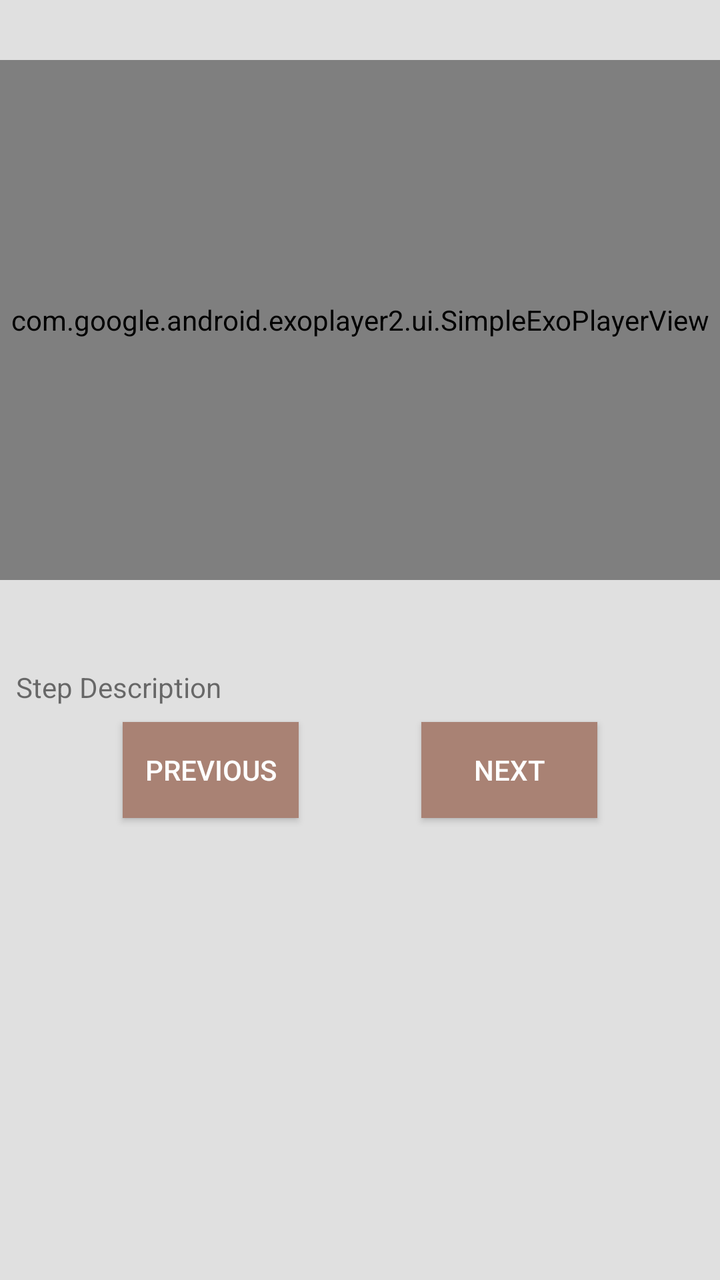
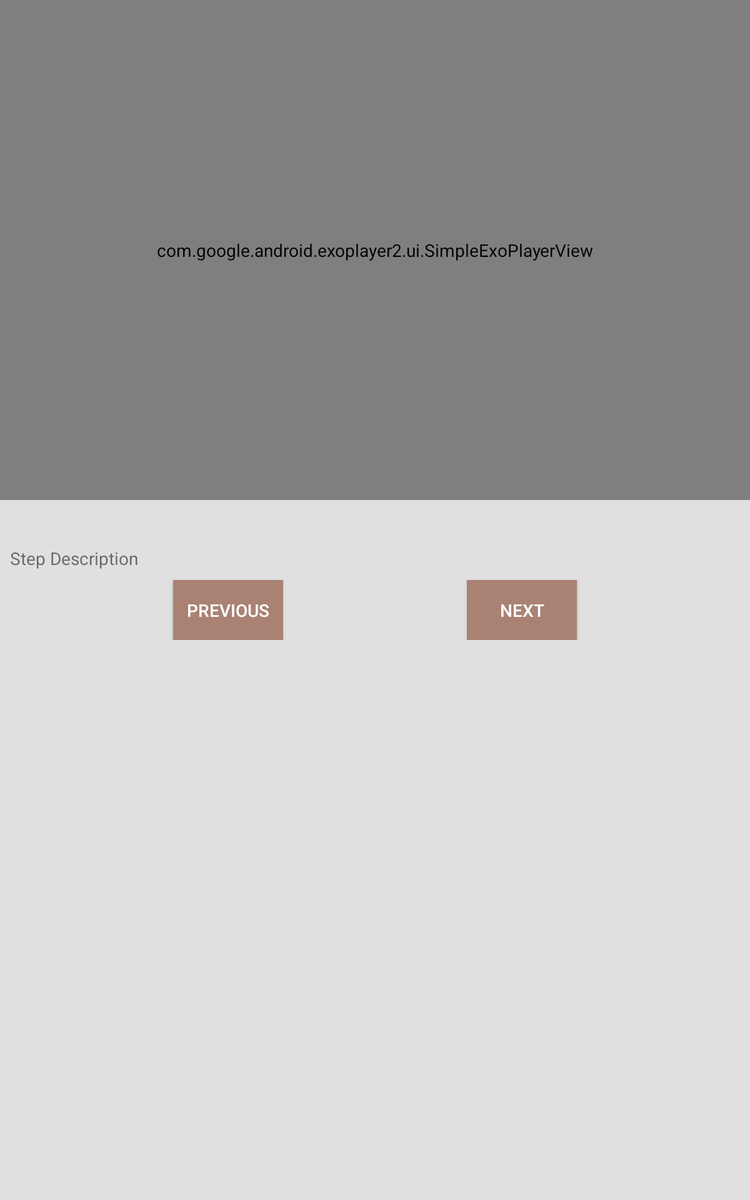

Two renders of one Android screen. The first uses the default layout on a phone; the second uses the alternative layout the repository ships for a different screen configuration, on a matching device. The two XML files are below.
<!-- AndroidManifest.xml: application theme AppTheme -->
<!-- res/layout/fragment_step_detail.xml -->
<?xml version="1.0" encoding="utf-8"?>
<android.support.constraint.ConstraintLayout xmlns:android="http://schemas.android.com/apk/res/android"
    xmlns:app="http://schemas.android.com/apk/res-auto"
    xmlns:tools="http://schemas.android.com/tools"
    android:layout_width="match_parent"
    android:layout_height="match_parent"

    tools:context="com.keyeswest.bake_v2.activities.StepDetailActivity">


    <com.google.android.exoplayer2.ui.SimpleExoPlayerView
        android:id="@+id/video_view"
        android:layout_width="match_parent"
        android:layout_height="260dp"
        android:background="@color/backgroundColor"
        app:layout_constraintBottom_toTopOf="@+id/horizontalHalf"
        app:layout_constraintEnd_toEndOf="parent"
        app:layout_constraintStart_toStartOf="parent"
        app:layout_constraintTop_toTopOf="parent" />

    <android.support.constraint.Guideline
        android:id="@+id/horizontalHalf"
        android:layout_width="wrap_content"
        android:layout_height="wrap_content"
        android:orientation="horizontal"
        app:layout_constraintGuide_percent="0.5"
        tools:layout_editor_absoluteX="0dp"
        tools:layout_editor_absoluteY="256dp" />



    <TextView
        android:id="@+id/step_description_tv"
        android:layout_width="0dp"
        android:layout_height="wrap_content"
        android:layout_marginEnd="@dimen/activity_margin_half"
        android:layout_marginStart="@dimen/activity_margin_half"
        android:layout_marginTop="10dp"
        android:paddingTop="@dimen/activity_margin_quarter"

        app:layout_constraintEnd_toEndOf="parent"
        app:layout_constraintStart_toStartOf="parent"
        app:layout_constraintTop_toBottomOf="@+id/horizontalHalf"
        tools:text="Step Description" />

    <Button
        android:id="@+id/prev_button"
        android:layout_width="wrap_content"
        android:layout_height="wrap_content"
        android:text="@string/previous"
        android:visibility="visible"
        style="@style/ButtonStyle"
        app:layout_constraintBaseline_toBaselineOf="@+id/next_button"
        app:layout_constraintEnd_toStartOf="@+id/next_button"
        app:layout_constraintHorizontal_bias="0.5"
        app:layout_constraintStart_toStartOf="parent" />

    <Button
        android:id="@+id/next_button"
        android:layout_marginTop="@dimen/activity_margin_half"
        android:layout_width="wrap_content"
        android:layout_height="wrap_content"
        android:text="@string/next"
        style="@style/ButtonStyle"
        android:visibility="visible"
        app:layout_constraintEnd_toEndOf="parent"
        app:layout_constraintHorizontal_bias="0.5"
        app:layout_constraintStart_toEndOf="@+id/prev_button"
        app:layout_constraintTop_toBottomOf="@+id/step_description_tv" />


</android.support.constraint.ConstraintLayout>
<!-- resources referenced by this layout -->
<resources>
  <color name="backgroundColor">#e0e0e0</color>
  <dimen name="activity_margin_half">8dp</dimen>
  <dimen name="activity_margin_quarter">4dp</dimen>
  <string name="next">Next</string>
  <string name="previous">Previous</string>
  <style name="ButtonStyle">
          <item name="android:layout_width">wrap_content</item>
          <item name="android:layout_height">wrap_content</item>
          <item name="android:background">@drawable/button_selector</item>
          <item name="android:textColor">@android:color/white</item>
      </style>
  <style name="AppTheme" parent="Theme.AppCompat.Light.DarkActionBar">
          
          <item name="colorPrimary">@color/primaryColor</item>
          <item name="colorPrimaryDark">@color/primaryDarkColor</item>
          <item name="colorAccent">@color/secondaryColor</item>
          <item name="android:textColorPrimary">@android:color/black</item>
          <item name="android:colorBackground">@color/backgroundColor</item>
          <item name="android:textColorSecondary">@android:color/black</item>
      </style>
  <!-- drawable button_selector (drawable) -->
  <?xml version="1.0" encoding="utf-8"?>
  <selector xmlns:android="http://schemas.android.com/apk/res/android">
      <item android:state_enabled="false" android:drawable="@color/colorMute" />
      <item android:state_enabled="true" android:drawable="@color/primaryLightColor" />
      <item android:state_selected="true" android:drawable="@color/primaryColor" />
      <item android:state_pressed="true" android:drawable="@color/primaryDarkColor" />
      <item android:drawable="@color/primaryLightColor" />
  </selector>
  <color name="primaryColor">#795548</color>
  <color name="primaryDarkColor">#4b2c20</color>
  <color name="secondaryColor">#f1deb3</color>
  <color name="colorMute">#d7ccc8</color>
  <color name="primaryLightColor">#a98274</color>
</resources>
<!-- res/layout-sw600dp/fragment_step_detail.xml (the repository's variant of the layout above) -->
<!-- drawn on a 7-inch tablet held upright -->
<ScrollView xmlns:android="http://schemas.android.com/apk/res/android"

    xmlns:app="http://schemas.android.com/apk/res-auto"
    xmlns:tools="http://schemas.android.com/tools"
    android:id="@+id/scrollView2"
    android:layout_width="match_parent"
    android:layout_height="match_parent"

    android:orientation="vertical">


    <android.support.constraint.ConstraintLayout xmlns:android="http://schemas.android.com/apk/res/android"
        xmlns:app="http://schemas.android.com/apk/res-auto"
        xmlns:tools="http://schemas.android.com/tools"
        android:layout_width="match_parent"
        android:layout_height="wrap_content"
        android:background="@color/backgroundColor"
        tools:context="com.keyeswest.bake.StepDetailActivity">

        <com.google.android.exoplayer2.ui.SimpleExoPlayerView
            android:id="@+id/video_view"
            android:layout_width="match_parent"
            android:layout_height="400dp"
            android:background="@color/backgroundColor"
            app:layout_constraintEnd_toEndOf="parent"
            app:layout_constraintTop_toTopOf="parent">

        </com.google.android.exoplayer2.ui.SimpleExoPlayerView>


        <android.support.constraint.Guideline
            android:id="@+id/horizontalHalf"
            android:layout_width="wrap_content"
            android:layout_height="wrap_content"
            android:orientation="horizontal"
            app:layout_constraintGuide_begin="425dp" />


        <TextView
            android:id="@+id/step_description_tv"

            android:layout_width="0dp"
            android:layout_height="wrap_content"
            android:layout_marginEnd="8dp"
            android:layout_marginStart="8dp"
            android:layout_marginTop="8dp"
            android:paddingTop="@dimen/activity_margin_quarter"
            app:layout_constraintEnd_toEndOf="parent"


            app:layout_constraintStart_toStartOf="parent"
            app:layout_constraintTop_toBottomOf="@id/horizontalHalf"
            tools:text="Step Description" />

        <Button
            android:id="@+id/prev_button"
            android:layout_width="wrap_content"
            android:layout_height="wrap_content"
            android:layout_marginTop="@dimen/activity_margin_half"
            android:text="@string/previous"
            android:visibility="visible"
            style="@style/ButtonStyle"
            app:layout_constraintEnd_toStartOf="@+id/next_button"
            app:layout_constraintHorizontal_bias="0.5"
            app:layout_constraintStart_toStartOf="parent"
            app:layout_constraintTop_toBottomOf="@id/step_description_tv" />


        <Button
            android:id="@+id/next_button"
            android:layout_width="wrap_content"
            android:layout_height="wrap_content"
            android:layout_marginStart="@dimen/activity_margin_half"
            android:layout_marginTop="@dimen/activity_margin_half"
            android:text="@string/next"
            style="@style/ButtonStyle"
            android:visibility="visible"
            app:layout_constraintEnd_toEndOf="parent"
            app:layout_constraintHorizontal_bias="0.5"
            app:layout_constraintStart_toEndOf="@+id/prev_button"
            app:layout_constraintTop_toBottomOf="@id/step_description_tv" />



    </android.support.constraint.ConstraintLayout>


</ScrollView>
